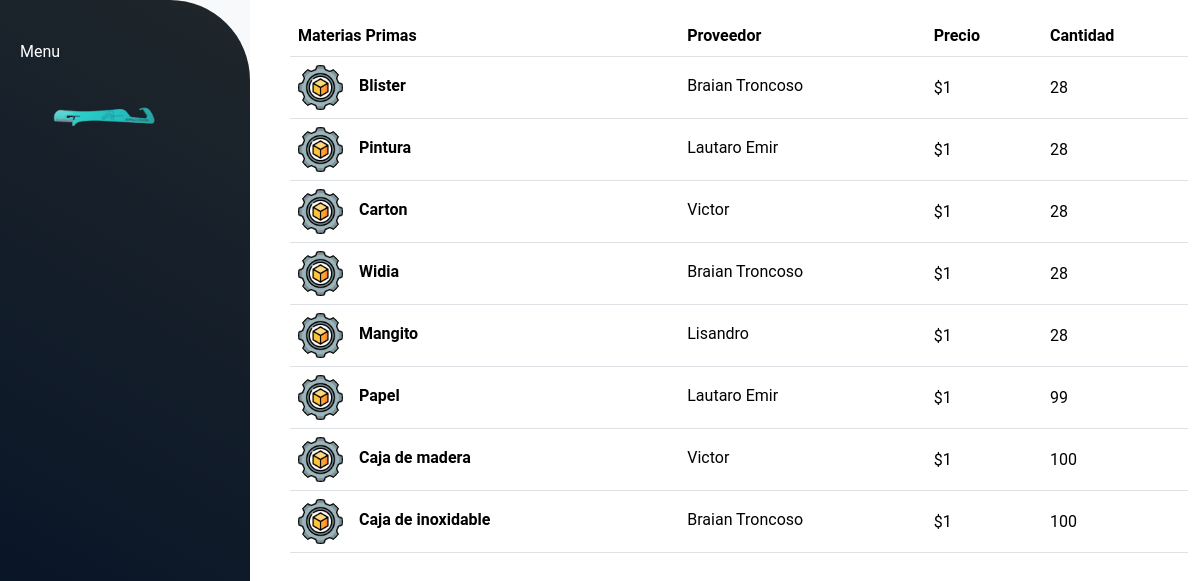
/materias_primas/, run on an earlier commit of the app's database.
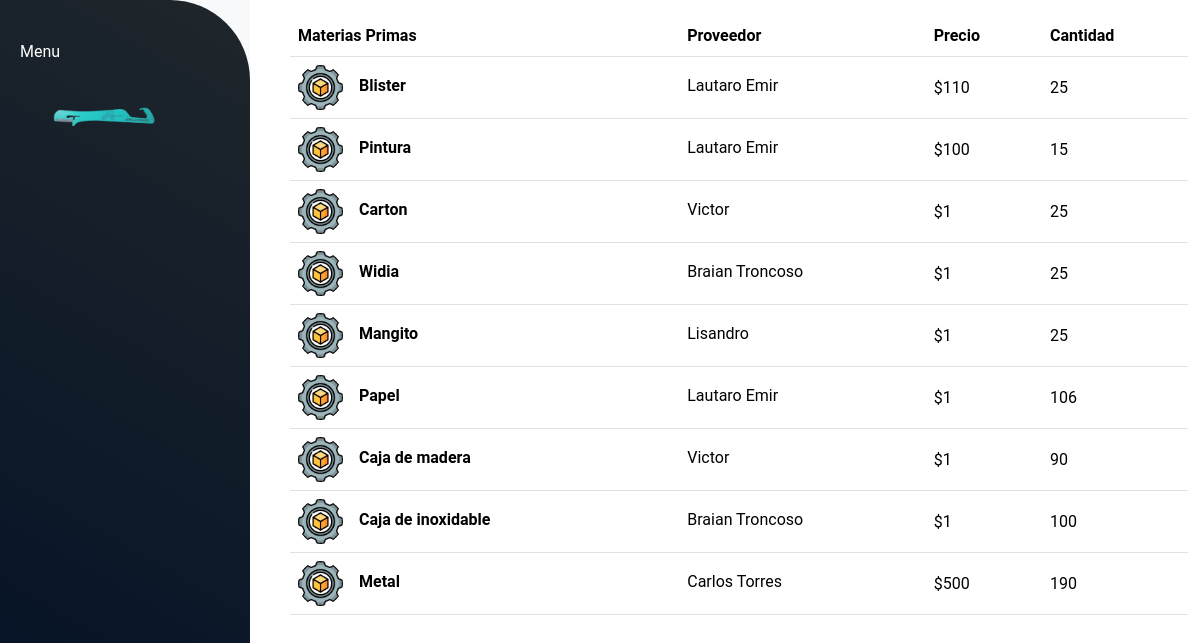
And on a later commit of the database.
### materias_primas/models.py (models this page shows, shortened)
class Materias(models.Model):
    nombre = models.CharField(max_length=45)
    precio = models.IntegerField()
    cantidad = models.IntegerField()
    proveedores = models.ForeignKey(Proveedores, null=True, blank=True, on_delete=models.SET_NULL, related_name='materias')
    imagen = models.CharField(max_length=100)
    def get_imagen_url(self):
        if self.imagen:
            return f"/static/img/{self.imagen}"
        else:
            return "/static/img/materia_prima.png"
    class Meta:
        db_table = 'materias'
        verbose_name = "Materia"

### proveedores/models.py (models this page shows, shortened)
class Proveedores(models.Model):
    nombre = models.CharField(max_length=50)
    detalle = models.CharField(max_length=200, blank=True)
    direccion = models.CharField(max_length=100)
    telefono = models.IntegerField(null=True, blank=True)
    email = models.CharField(max_length=100)
    imagen = models.TextField(null=True, blank=True)
    class Meta:
        db_table = 'proveedores'
        verbose_name = "Proveedores"

### materias_primas/views.py (the view)
# urls.py: path('', views.mostrar_materias_primas, name='materias_primas'),
def mostrar_materias_primas(request):
    materias = Materias.objects.all()
    return render(request, 'materias_primas.html', {'materias': materias, 'mensaje': "No hay Materia Prima"})

### materias_primas/templates/materias_primas.html (shortened to what this page needs)
{% extends "materias_primas/layout.html" %}
{% load static %}
{% block content %}
{% if materias%}
<div class="container" id="altura">
    <table class="table align-middle mb-0 bg-white m-3 mb-5">
        <thead class="bg-dark">
        <tr>
            <th>Materias Primas</th>
            <th>Proveedor</th>
            <th>Precio</th>
            <th>Cantidad</th>
        </tr>
        </thead>
        <tbody>
        {% for materia in materias %}
            <tr>
                <td>
                <div class="d-flex align-items-center">
                    <img
                        src="{{ materia.get_imagen_url }}"
                        alt="NO-IMG"
                        style="width: 45px; height: 45px"
                        class="rounded-circle"
                        />
                    <div class="ms-3">
                    <p class="fw-bold mb-1 ml-2">{{materia.nombre}}</p>
                    </div>
                </div>
                </td>
                <td>
                <p class="fw-normal mb-1">{{ materia.proveedores.nombre }} {{ materia.proveedores.apellido}}</p>
                </td>
                <td>${{ materia.precio }}</td>
                <td>{{ materia.cantidad }}</td>
            </tr>
        {%endfor%}
        </tbody>
    </table>
{%else%}
    {{ mensaje }}
{%endif%}
</div>
{% endblock %}

### materias_primas/templates/materias_primas/layout.html (shortened to what this page needs)
{% load static %}
<!DOCTYPE html>
<html lang="en">
<head>
    <link rel="stylesheet" href="{% static 'style.css' %}">
    <link href="https://cdn.jsdelivr.net/npm/bootstrap@5.3.1/dist/css/bootstrap.min.css" rel="stylesheet">
</head>
<body>
    <div class="d-flex" id="wrapper">
        <div class="bg-light border-right" id="sidebar-wrapper">
            <div class="list-group list-group-flush">
                {% include "materias_primas/nav.html"%}
            </div>
        </div>
            <div class="container-fluid">
                {% block content %}
                {% endblock %}
            </div>
        </div>
</body>
</html>

### materias_primas/templates/materias_primas/nav.html (shortened to what this page needs)
{% load static %}
{% block content %}
<aside>
    <p> Menu <a href="#">
        <img src="{% static 'img/logo.jpeg' %}" height="80" alt="Logo Afila Facil" loading="lazy" />
    </a></p>
{% endblock %}

### static/style.css (style rules this page uses)
body { font-family: 'Roboto' !important; width: 100% !important; height: 100vh !important; margin: 0; }
aside { color: #fff; width: 250px; padding-left: 20px; height: 100vh; background-image: linear-gradient(30deg , #031127, #1f262b); border-top-right-radius: 80px; }
aside a { font-size: 13px; color: #fff; display: block; padding: 12px; padding-left: 30px; text-decoration: none; -webkit-tap-highlight-color:transparent; }
aside p { margin: 0; padding: 40px 0; }
#altura { max-height: 100vh !important; overflow-y: auto !important; }

What changed in the data, as far as the page shows it:
changed Materias "Blister": proveedores.nombre "Braian Troncoso" → "Lautaro Emir"; precio "1" → "110"; cantidad "28" → "25"
changed Materias "Pintura": precio "1" → "100"; cantidad "28" → "15"
changed Materias "Carton": cantidad "28" → "25"
changed Materias "Widia": cantidad "28" → "25"
changed Materias "Mangito": cantidad "28" → "25"
changed Materias "Papel": cantidad "99" → "106"
changed Materias "Caja de madera": cantidad "100" → "90"
added Materias: nombre "Metal", proveedores.nombre "Carlos Torres", precio "500", cantidad "190"
